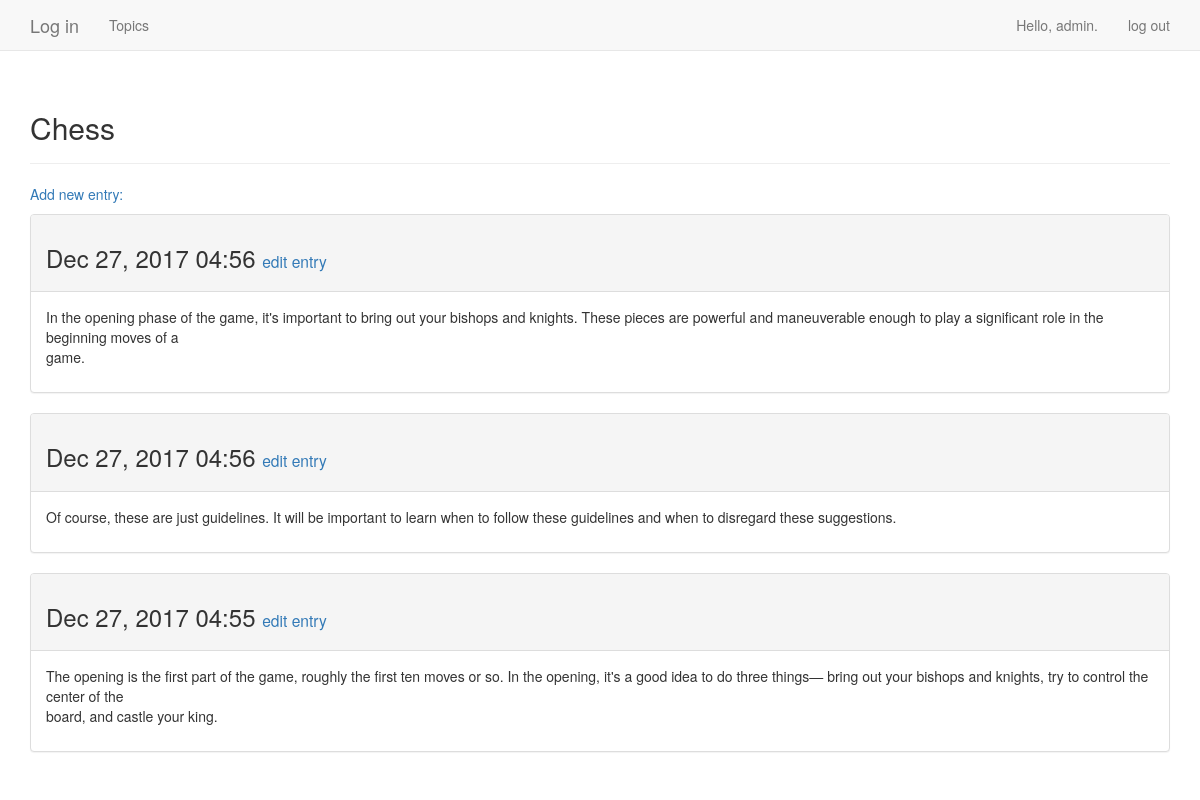
The page /topics/1/ (signed in) on the database its author committed.
### l_i/models.py (models this page shows, shortened)
class Topic(models.Model):
    text = models.CharField(max_length=200)
    date_added = models.DateTimeField(auto_now_add=True)
    owner = models.ForeignKey(User)
    def __str__(self):
        return self.text

class Entry(models.Model):
    topic = models.ForeignKey(Topic)
    text = models.TextField()
    date_added = models.DateTimeField(auto_now_add=True)
    class Meta:
        verbose_name_plural = 'entries'

### l_i/views.py (the view)
# urls.py: url(r'^topics/(?P<topic_id>\d+)/$', views.topic, name='topic'),
@login_required
def topic(request, topic_id):
    topic = Topic.objects.get(id=topic_id)
    if topic.owner != request.user:
        raise Http404
    entries = topic.entry_set.order_by('-date_added')
    context = {'topic':topic, 'entries':entries}
    return render(request, 'l_i/topic.html', context)

### l_i/templates/l_i/topic.html
{% extends 'l_i/base.html' %}
{% block header %}
<h2>{{ topic }}</h2>
{% endblock header %}
{% block content %}
<p>
    <a href="{% url 'l_i:new_entry' topic.id %}">Add new entry:</a>
</p>
{% for entry in entries %}
<div class="panel panel-default">
    <div class="panel-heading">
        <h3>
            {{ entry.date_added|date:'M d, Y H:i' }}
            <small>
                <a href="{% url 'l_i:edit_entry' entry.id %}">
                    edit entry
                </a>
            </small>
        </h3>
    </div>
    <div class="panel-body">
        {{ entry.text|linebreaks }}
    </div>
</div>
{% empty %}
There are no entries for thi topic yet.
{% endfor %}
{% endblock content %}

### l_i/templates/l_i/base.html (shortened to what this page needs)
{% load bootstrap3 %}
<!DOCTYPE html>
<html lang="en">
<head>
    {% bootstrap_css %}
</head>
<body>
<nav class="navbar navbar-default navbar-static-top">
    <div class="container">
        <div class="navbar-header">
            <a class="navbar-brand" href="{% url 'l_i:index' %}">Log in</a>
        </div>
        <div id="navbar" class="navbar-collapse collapse">
            <ul class="nav navbar-nav">
                <li><a href="{% url 'l_i:topics' %}">Topics</a> </li>
            </ul>
            <ul class="nav navbar-nav navbar-right">
                {% if user.is_authenticated %}
                <li><a>Hello, {{ user.username }}.</a></li>
                <li><a href="{% url 'users:logout' %}">log out</a></li>
                {% else %}
                <li><a href="{% url 'users:register' %}">register</a></li>
                <li><a href="{% url 'users:login' %}">log in</a></li>
                {% endif %}
            </ul>
        </div>
    </div>
</nav>
<div class="container">
    <div class="page-header">
        {% block header %}{% endblock header %}
    </div>
    <div>
        {% block content %}{% endblock content %}
    </div>
</div>
</body>
</html>

### rows shown on the page
Topic: text "Chess"
Entry: date_added "Dec 27, 2017 04:56", text "In the opening phase of the game, it's important to bring out your bishops and knights. These pieces are powerful and maneuverable enough to play a significant role in the beginning moves of a game."
Entry: date_added "Dec 27, 2017 04:56", text "Of course, these are just guidelines. It will be important to learn when to follow these guidelines and when to disregard these suggestions."
Entry: date_added "Dec 27, 2017 04:55", text "The opening is the first part of the game, roughly the first ten moves or so. In the opening, it's a good idea to do three things— bring out your bishops and knights, try to control the center of the board, and castle your king."

### other values the page prints
{{ user.username }} "admin"
